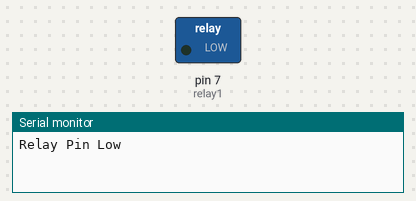
This sketch was run on a simulated Arduino Uno, built with avr-gcc and run on an emulated ATmega328P. Parts: switched loads named in the sketch (green lamp = pin HIGH), the last lines printed to the serial monitor.

Above: at 1.5 s.
At 4.5 s:
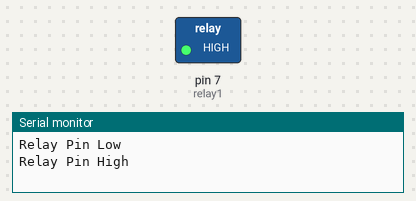
Timing chart, 0 to 7.8 s (numbered marks = the images above):
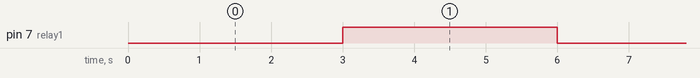

Measured:
- by itself, pin 7 (relay1): alternates HIGH for 3.0 s and LOW for 3.0 s

The sketch:

Relay.ino
```cpp
int relay1 = 7;

void setup() {
  Serial.begin(9600);

  pinMode(relay1, OUTPUT);
  digitalWrite(relay1, HIGH);
}

void loop() {
  digitalWrite(relay1, LOW);
  Serial.println("Relay Pin Low");
  delay(3000);
  digitalWrite(relay1, HIGH);
  Serial.println("Relay Pin High");
  delay(3000);
}
```
